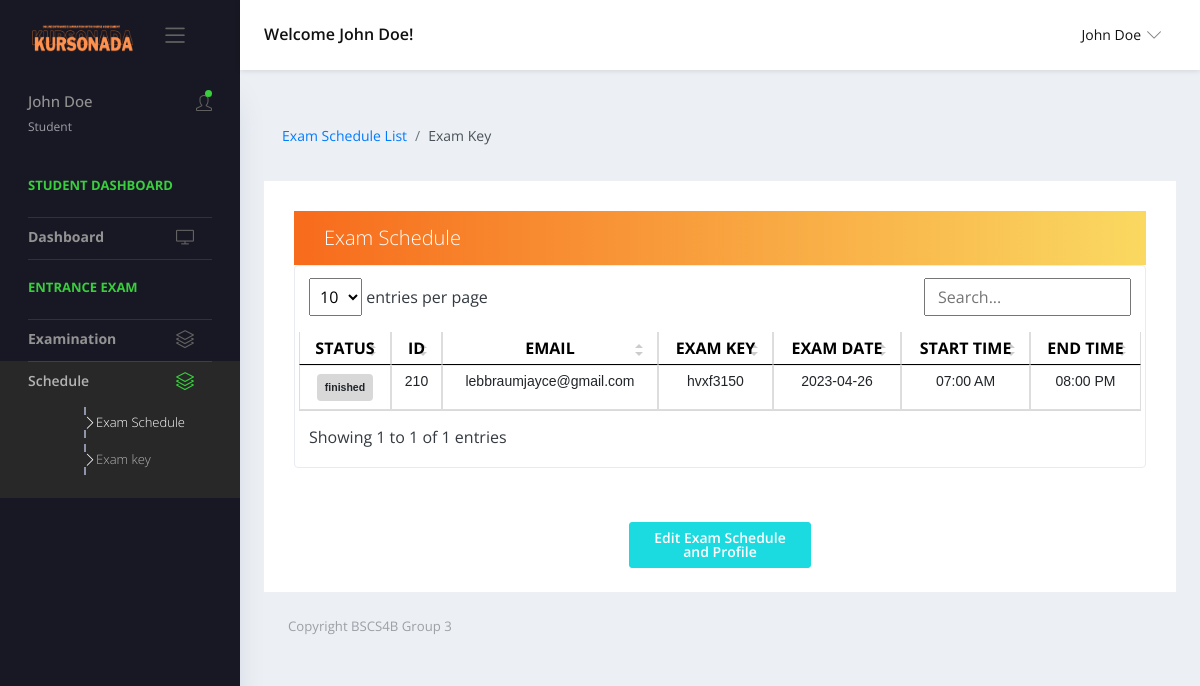
The page /views/user-exam_key.php (signed in) on the database as committed earlier.
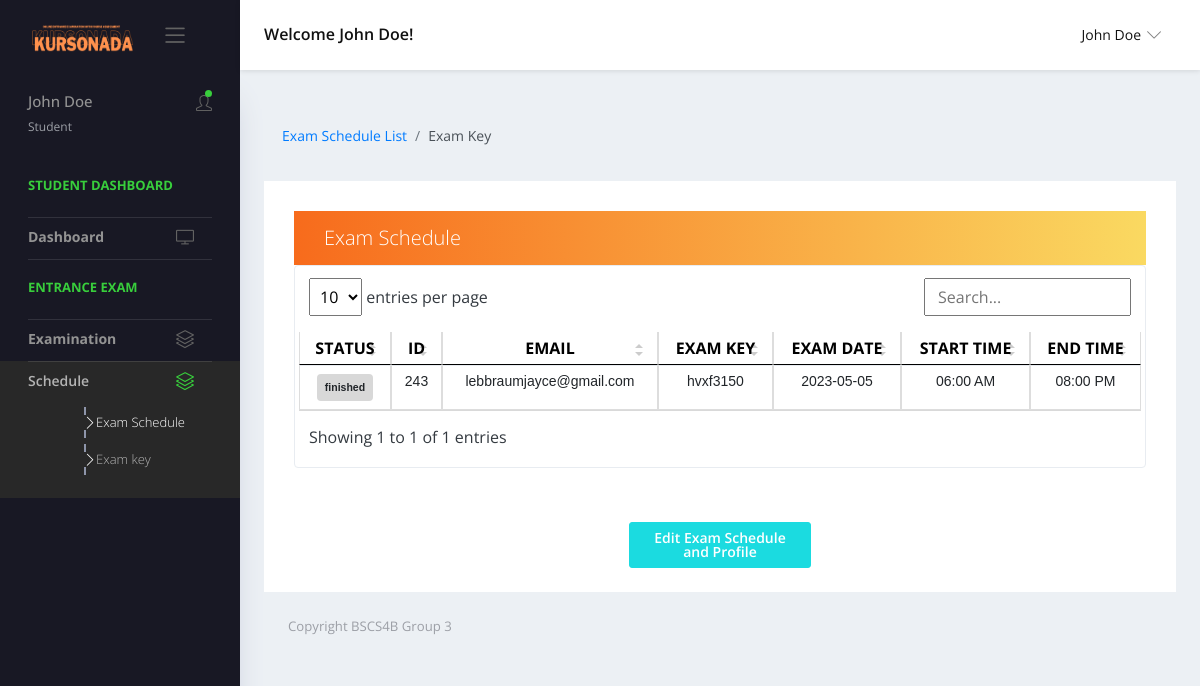
The same page on the database as committed later.
### tables this page shows
CREATE TABLE `generated_codes` (
  `id` int(11) NOT NULL,
  `fullname` varchar(255) NOT NULL,
  `email` varchar(255) NOT NULL,
  `exam_key` varchar(255) NOT NULL,
  `exam_date` varchar(255) NOT NULL,
  `exam_time` time NOT NULL,
  `exam_time_end` time NOT NULL,
  `status` varchar(255) NOT NULL,
  `strand` varchar(255) NOT NULL,
  `pref_course` varchar(255) NOT NULL,
  `traits` varchar(255) NOT NULL,
  `interest` varchar(255) NOT NULL,
  `skill` varchar(255) NOT NULL,
  `career_goal` varchar(255) NOT NULL,
  `exam_key_created_at` datetime NOT NULL
);

### views/user-exam_key.php (the view, shortened to what the changed rows need)
<!DOCTYPE html>
<html lang="en">
  <head>
    <link rel="stylesheet" href="../vendors/simple-line-icons/css/simple-line-icons.css">
    <link rel="stylesheet" href="../vendors/flag-icon-css/css/flag-icon.min.css">
    <link rel="stylesheet" href="../vendors/css/vendor.bundle.base.css">
    <link rel="stylesheet" href="../vendors/daterangepicker/daterangepicker.css">
    <link rel="stylesheet" href="../vendors/chartist/chartist.min.css">
    <link href="https://cdn.jsdelivr.net/npm/bootstrap@5.0.2/dist/css/bootstrap.min.css" rel="stylesheet">
    <link rel="stylesheet" href="../assets/css/vertical-layout-light/style.css">
    <link rel="stylesheet" href="../assets/css/styles-admin.css">
  </head>
  <body>
    <div class="container-scroller">
      <div class="container-fluid page-body-wrapper">
       <div class="main-panel">
        <div class="content-wrapper">
         <div class="row quick-action-toolbar">
            <div class="col-md-12 grid-margin">
              <div class="card">
                <div class="card-body">
                  <div class="table-responsive border rounded p-1">
                      <table class="table table-hover text-nowrap datatable">
                      <thead>
                      <tr>
                          <th class="font-weight-bold text-center" id="status" scope="col" >STATUS</th>
                          <th class="font-weight-bold text-center" scope="col">ID</th>
                          <th class="font-weight-bold text-center" scope="col">EMAIL</th>
                          <th class="font-weight-bold text-center" scope="col">EXAM KEY</th>
                          <th class="font-weight-bold text-center" scope="col">EXAM DATE</th>
                          <th class="font-weight-bold text-center" scope="col">START TIME</th>
                          <th class="font-weight-bold text-center" scope="col">END TIME</th>
                        </tr>
                      </thead>
                      <tbody>
                      <?php
                      $conn = mysqli_connect("localhost", "root", "", "project");
                      $email = $_SESSION['email'];
                      $result = mysqli_query($conn, "SELECT * FROM generated_codes WHERE email = '$email'");
                      $tableList = mysqli_fetch_all($result, MYSQLI_ASSOC);
                      if (count($tableList) > 0) {
                        foreach ($tableList as $row) {
                          $id = $row["id"];
                          $formattedTime = date('h:i A', strtotime($row['exam_time']));
                          $formattedTime2 = date('h:i A', strtotime($row['exam_time_end']));
                          echo "<tr data-toggle='modal' data-target='#viewModal' data-id='" . $id . "'>";
                          if ($row['status'] == 'active') {
                            echo "<td><div class='badge badge-success p-2'>" . $row['status'] . "</div></td>";
                          } elseif ($row['status'] == 'pending') {
                            echo "<td><div class='badge badge-danger p-2'>" . $row['status'] . "</div></td>";
                          } else {
                            echo "<td><div class='badge badge-secondary p-2'>" . $row['status'] . "</div></td>";
                          }
                          echo "<td class ='tdclass'>" . $row["id"] . "</td>";
                          echo "<td class ='tdclass'>" . $row["email"] . "</td>";
                          echo "<td class ='tdclass'>" . $row["exam_key"] . "</td>";
                          echo "<td class ='tdclass'>" . $row["exam_date"] . "</td>";
                          echo "<td class ='tdclass'>" . $formattedTime . "</td>";
                          echo "<td class ='tdclass'>" . $formattedTime2 . "</td>";
                          echo "</tr>";
                        }
                      } else {
                        echo "<tr><td colspan='8' class='text-center'>No entries found in the table.</td></tr>";
                      }
                    ?>
                      </tbody>
                    </table>
                  </div>
                </div>
              </div>
            </div>
        </div>
      </div>
    </div>
    </div>
    <link href="../assets/vendor/simple-datatables/style.css" rel="stylesheet">
  </body>
</html>

Rows that differ between the two databases and show on the page:
removed generated_codes: status "finished", id "210", email "lebbraumjayce@gmail.com", exam_key "hvxf3150", exam_date "2023-04-26", exam_time "07:00 AM", exam_time_end "08:00 PM"
added generated_codes: status "finished", id "243", email "lebbraumjayce@gmail.com", exam_key "hvxf3150", exam_date "2023-05-05", exam_time "06:00 AM", exam_time_end "08:00 PM"
